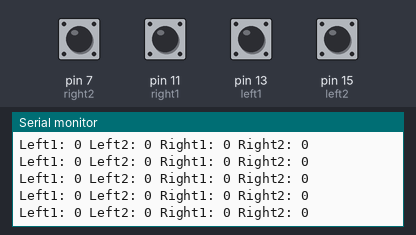
The sketch below on a simulated Arduino Uno, built with avr-gcc and run on an emulated ATmega328P. On the bench: the last lines printed to the serial monitor. The inputs (shaded band) are chosen by the test bench; at power-on: pin 7 (right2), pin 11 (right1), pin 13 (left1), pin 15 (left2) LOW.

Above: at 1.2 s.
1.3 s: pin 7 (right2) pulled HIGH for 0.15 s
At 1.31 s:
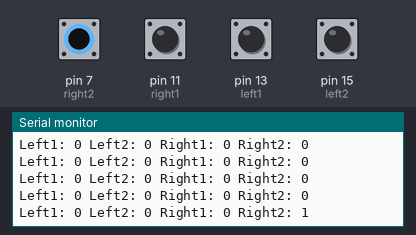
2.9 s: pin 11 (right1) pulled HIGH for 0.15 s
At 2.92 s:
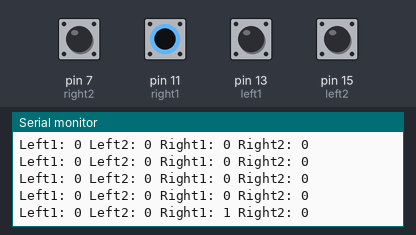
4.5 s: pin 13 (left1) pulled HIGH for 0.15 s
At 4.53 s:
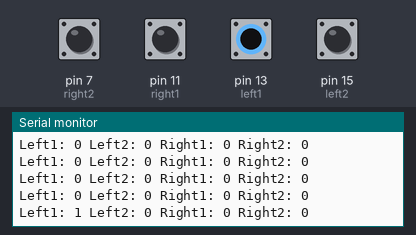
6.1 s: pin 15 (left2) pulled HIGH for 0.15 s
At 6.14 s:
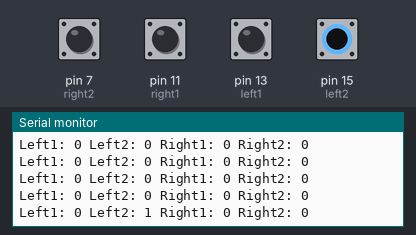

Measured:
- after the input at 1.3 s, the serial monitor: prints a new line at once (image 1)
- after the input at 2.9 s, the serial monitor: prints a new line at once (image 2)
- after the input at 4.5 s, the serial monitor: prints a new line at once (image 3)
- after the input at 6.1 s, the serial monitor: prints a new line at once (image 4)

The sketch:

line_trancing.ino
```cpp
const int left1 = 13;  // Left1 라인 트레이스 센서 아두이노 13, Raspbot 27(X2)
const int left2 = 15;  // Left2 라인 트레이스 센서 아두이노 15, Raspbot 22(X1)
const int right1 = 11; // right1 라인 트레이스 센서 아두이노 11, Raspbot 17(X3)
const int right2 = 7; // right2 라인 트레이스 센서 아두이노 7, Raspbot 4(X4)

void setup() {
  pinMode(left1, INPUT);  // Left1 핀을 입력 모드로 설정
  pinMode(left2, INPUT);  // Left2 핀을 입력 모드로 설정
  pinMode(right1, INPUT); // Right1 핀을 입력 모드로 설정
  pinMode(right2, INPUT); // Right2 핀을 입력 모드로 설정
  Serial.begin(9600);     // 시리얼 통신 시작
}

void loop() {
  // 각 센서 값을 읽어서 변수에 저장
  int left1Value = digitalRead(left1);   // left1 핀에서 읽은 값을 left1Value에 저장
  int left2Value = digitalRead(left2);   // left2 핀에서 읽은 값을 left2Value에 저장
  int right1Value = digitalRead(right1); // right1 핀에서 읽은 값을 right1Value에 저장
  int right2Value = digitalRead(right2); // right2 핀에서 읽은 값을 right2Value에 저장

  // 센서 값을 개별적으로 시리얼 모니터에 출력
  Serial.print("Left1: ");  // "Left1: " 문자열을 시리얼 모니터에 출력
  Serial.print(left1Value); // left1Value 값을 시리얼 모니터에 출력

  Serial.print(" Left2: ");  // " Left2: " 문자열을 시리얼 모니터에 출력
  Serial.print(left2Value);  // left2Value 값을 시리얼 모니터에 출력

  Serial.print(" Right1: "); // " Right1: " 문자열을 시리얼 모니터에 출력
  Serial.print(right1Value); // right1Value 값을 시리얼 모니터에 출력

  Serial.print(" Right2: "); // " Right2: " 문자열을 시리얼 모니터에 출력
  Serial.println(right2Value); // right2Value 값을 시리얼 모니터에 출력하고 줄 바꿈

  delay(100); // 100ms 지연
}
```
